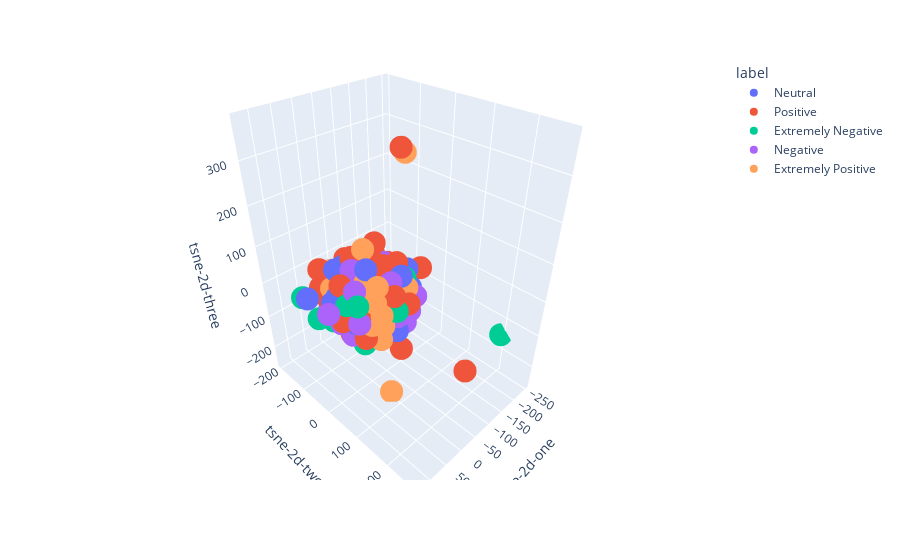

The notebook cell saved with this chart:
### Markdown cell above
#### Recomendamos ejecutar la celda de abajo!!

### Code cell
import plotly.express as px
fig = px.scatter_3d(df_tsn, x='tsne-2d-one', y='tsne-2d-two', z='tsne-2d-three',
              color='label')
fig.show()
